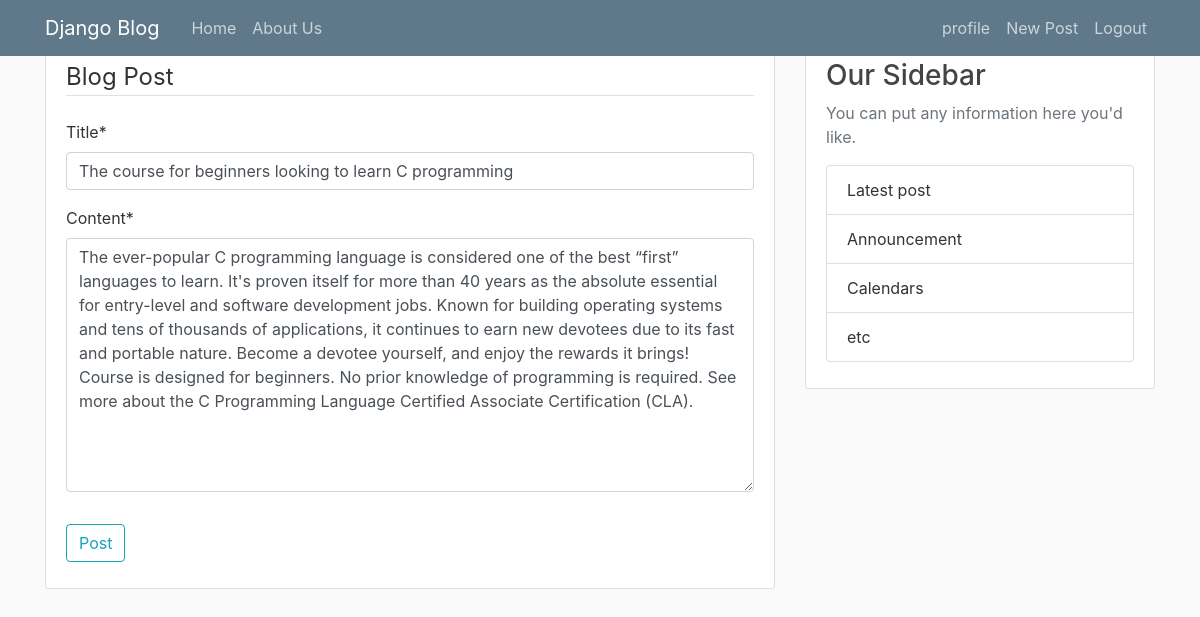
The app's page /post/5/update/ (signed in) with its own data.
### myApp/models.py (models this page shows, shortened)
class Post(models.Model):
	title = models.CharField(max_length=100)
	content = models.TextField()
	dateposted = models.DateTimeField(default=timezone.now)
	author= models.ForeignKey(User, on_delete=models.CASCADE)

### myApp/views.py (the view, shortened to what this page needs)
# urls.py: path('post/<int:pk>/update/', PostUpdateView.as_view(), name='post-update'),
class PostUpdateView(LoginRequiredMixin,UserPassesTestMixin,UpdateView):
	model = Post
	fields = ['title','content']
	def test_func(self):
		post = self.get_object()
		if self.request.user == post.author:
			return True
		return False

### myApp/templates/myApp/post_form.html (shortened to what this page needs)
{% extends "myApp/base.html" %}
{%load crispy_forms_tags %}
{% block content %}
	<div class="content-section">
		<form method="POST">
			<fieldset class="form-group">
				<legend class="border-bottom mb-4">Blog Post</legend>
				{{form|crispy}}
			</fieldset>
			<div class="form-group">
				<button class="btn btn-outline-info" type="submit">Post</button>
			</div>
		</form>
	</div>
{% endblock content %}

### myApp/static/myApp/main.css (style rules this page uses)
body { background: #fafafa; color: #333333; margin-top:3rem; }
.content-section { background: #ffffff; padding: 10px 20px; border: 1px solid #dddddd; border-radius: 3px; margin-bottom: 20px; }

### records on screen
Post: title "The course for beginners looking to learn C programming", content "The ever-popular C programming language is considered one of the best “first” languages to learn. It's proven itself for more than 40 years as the absolute essential for entry-level and software development jobs. Known for building operating systems and tens of thousands of applications, it continues to earn new devotees due to its fast and portable nature. Become a devotee yourself, and enjoy the rewards it brings! Course is designed for beginners. No prior knowledge of programming is required. See more about the C Programming Language Certified Associate Certification (CLA)."
